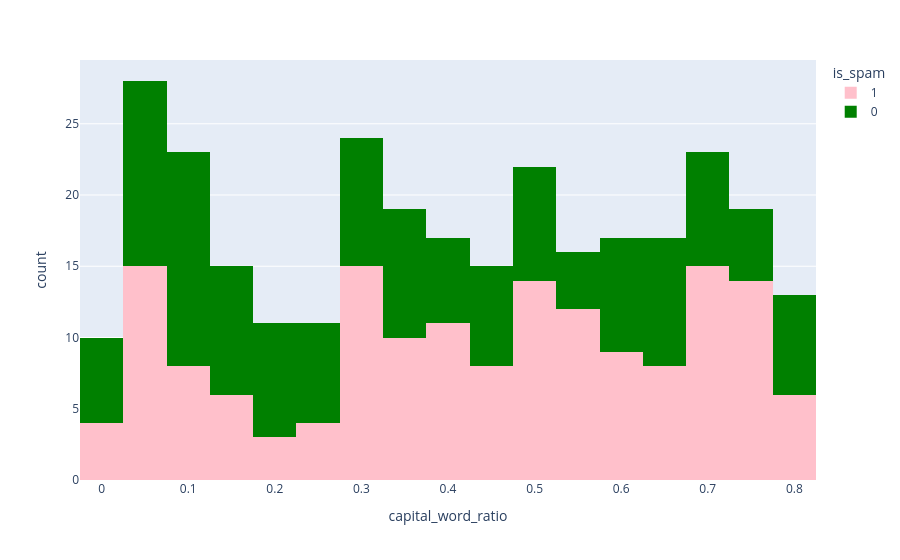

This figure's notebook cell:
### Code cell
px.histogram(data_frame=df, x='capital_word_ratio', color='is_spam',color_discrete_sequence=['pink', 'green'])

### Figure 1 — Plotly figure (JSON) as saved in the notebook; plotly's stock layout.template omitted (floating-point values rounded to 4 significant figures; data arrays with more than 128 entries replaced by an {"elided": "..."} marker saying what was removed)
{"data": [{"bingroup": "x", "hovertemplate": "is_spam=1<br>capital_word_ratio=%{x}<br>count=%{y}<extra></extra>", "legendgroup": "1", "marker": {"color": "pink", "pattern": {"shape": ""}}, "name": "1", "orientation": "v", "showlegend": true, "type": "histogram", "x": {"elided": "162 float values"}, "xaxis": "x", "yaxis": "y"}, {"bingroup": "x", "hovertemplate": "is_spam=0<br>capital_word_ratio=%{x}<br>count=%{y}<extra></extra>", "legendgroup": "0", "marker": {"color": "green", "pattern": {"shape": ""}}, "name": "0", "orientation": "v", "showlegend": true, "type": "histogram", "x": {"elided": "138 float values"}, "xaxis": "x", "yaxis": "y"}], "layout": {"barmode": "relative", "legend": {"title": {"text": "is_spam"}, "tracegroupgap": 0}, "margin": {"t": 60}, "xaxis": {"anchor": "y", "domain": [0, 1], "title": {"text": "capital_word_ratio"}}, "yaxis": {"anchor": "x", "domain": [0, 1], "title": {"text": "count"}}}}
